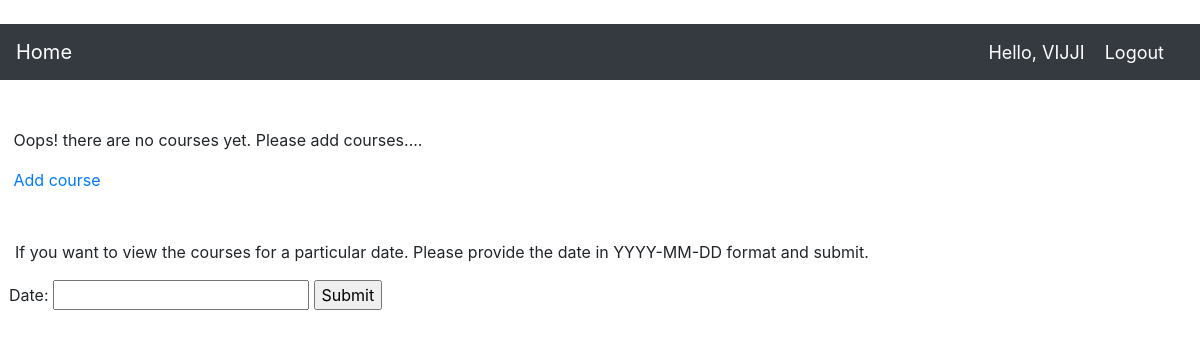
/courses/ (signed in), run on an earlier commit of the app's database.
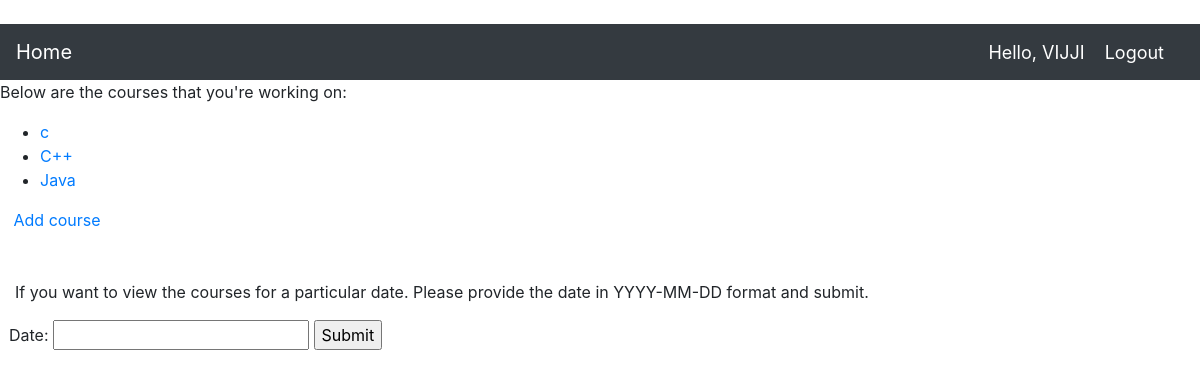
And on a later commit of the database.
### learning_logs/models.py (models this page shows)
class Course(models.Model):
    course_name=models.CharField(max_length=100)
    owner=models.ForeignKey(User, on_delete=models.CASCADE)
    def __str__(self):
        return self.course_name

### learning_logs/views.py (the view)
# urls.py: path('courses/',views.courses,name='courses'),
@login_required(login_url='users:login')
def courses(request):
    courses=Course.objects.filter(owner=request.user)
    context={'courses':courses}
    return render(request,'coursespage.html',context)

### learning_logs/Templates/coursespage.html (shortened to what this page needs)
{% extends 'basepage.html' %}
{% block content %}
{% if courses %}
      <p>Below are the courses that you're working on:</p>
<ul>
    {% for course in courses %}
    <li><a href="{% url 'learning_logs:entrypage' course.id %}">{{course}}</a></li>
    {% endfor %}
</ul>
{% else %}
    <br />
    <br />
    <p>&nbsp;&nbsp;&nbsp;Oops! there are no courses yet. Please add courses....</p>
{% endif %}
<a href="{% url 'learning_logs:addcourse' %}">&nbsp;&nbsp;&nbsp;Add course</a>
<form action="{% url 'learning_logs:entries' %}" method="post">
    <p class="ex1"><br /><br />If you want to view the courses for a particular date. Please provide the date in YYYY-MM-DD format and submit.</p>
    &nbsp;&nbsp;<label for="Date">Date:</label>
    <input type="text" name="Date"></input>
    <input type="submit"></input>
</form>
{% endblock content %}

### learning_logs/Templates/basepage.html (shortened to what this page needs)
﻿<!doctype html>
<html lang="en">
<head>
    {% load static %}
    <link rel="stylesheet" href="https://stackpath.bootstrapcdn.com/bootstrap/4.4.1/css/bootstrap.min.css">
</head>
<body>
    <header>
        <nav class="navbar navbar-expand-lg navbar-dark bg-dark">
            <a class="navbar-brand" href="{% url 'learning_logs:home' %}">Home</a>
            <div class="collapse navbar-collapse" id="navbarSupportedContent">
                <ul class="navbar-nav ml-auto">
                    {% if user.is_authenticated %}
                    <span class="hello-msg">Hello, {{request.user}}</span>
                    <li class="nav-item">
                        <a class="hello-msg" href="{% url 'users:logout' %}">Logout</a>
                    </li>
                    {% else %}
                        <a class="hello-msg" href="{% url 'users:register' %}">Register</a>
                        <a class="hello-msg" href="{% url 'users:login' %}">Login</a>
                    {% endif %}
                </ul>
            </div>
        </nav>
    </header>
{% block content %}{% endblock content %}

### learning_logs/Templates/basepage.html (style rules this page uses)
.hello-msg { font-size: 18px; color: #fff; margin-right: 20px; }

### learning_logs/Templates/coursespage.html (style rules this page uses)
p.ex1 { padding-left: 15px; }

What changed in the data, as far as the page shows it:
added Course: course_name "c"
added Course: course_name "C++"
added Course: course_name "Java"
Also different on the page:
text no longer shown: "Oops! there are no courses yet. Please add courses...."
text now shown: "Below are the courses that you're working on:"
